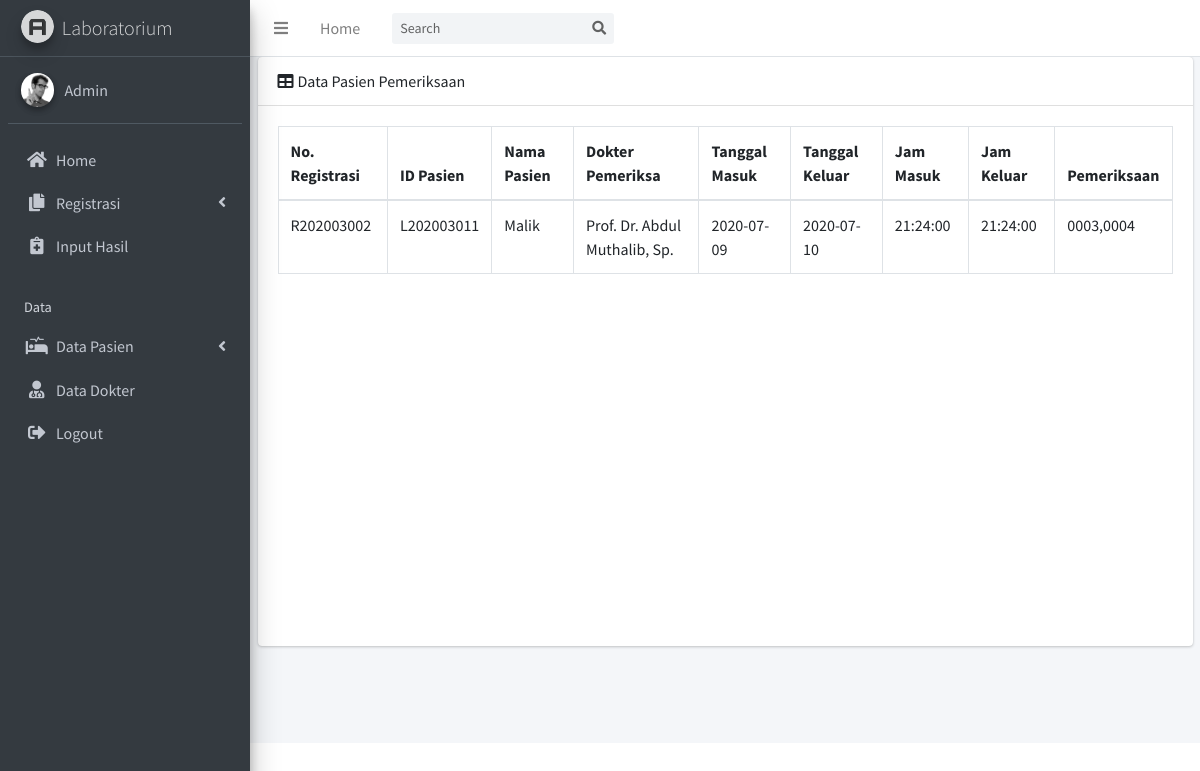
The page /pasien_ranap.php (signed in) on the database its author committed.
### tables this page shows
CREATE TABLE `rawat_inap` (
  `no_registrasi` varchar(10) NOT NULL,
  `nama_dokter` varchar(50) NOT NULL,
  `dokter_umum` varchar(50) NOT NULL,
  `tgl_masuk` date NOT NULL,
  `jam_masuk` time NOT NULL,
  `tgl_keluar` date NOT NULL,
  `jam_keluar` time NOT NULL,
  `pembayaran` varchar(15) NOT NULL,
  `id_pasien` varchar(10) NOT NULL,
  `kode_pemeriksaan` varchar(25) NOT NULL
);

CREATE TABLE `data_pasien` (
  `id_pasien` varchar(10) NOT NULL,
  `nama_pasien` varchar(25) NOT NULL,
  `tmptlahir_pasien` varchar(15) NOT NULL,
  `ttl_pasien` date NOT NULL,
  `alamat_pasien` varchar(30) NOT NULL,
  `gender_pasien` varchar(15) NOT NULL
);

### pasien_ranap.php (the view, shortened to what this page needs)
<!DOCTYPE html>
<html>
<head>
  <link rel="stylesheet" href="plugins/fontawesome-free/css/all.min.css">
  <link rel="stylesheet" href="https://code.ionicframework.com/ionicons/2.0.1/css/ionicons.min.css">
  <link rel="stylesheet" href="plugins/tempusdominus-bootstrap-4/css/tempusdominus-bootstrap-4.min.css">
  <link rel="stylesheet" href="plugins/icheck-bootstrap/icheck-bootstrap.min.css">
  <link rel="stylesheet" href="plugins/jqvmap/jqvmap.min.css">
  <link rel="stylesheet" href="dist/css/adminlte.min.css">
  <link rel="stylesheet" href="plugins/overlayScrollbars/css/OverlayScrollbars.min.css">
  <link rel="stylesheet" href="plugins/daterangepicker/daterangepicker.css">
  <link rel="stylesheet" href="plugins/summernote/summernote-bs4.css">
  <link href="dist/css/style2.css" rel="stylesheet">
</head>
<body class="hold-transition sidebar-mini layout-fixed">
<div class="wrapper">
  <nav class="main-header navbar navbar-expand navbar-white navbar-light">
    <ul class="navbar-nav">
      <li class="nav-item">
        <a class="nav-link" data-widget="pushmenu" href="#"><i class="fas fa-bars"></i></a>
      </li>
      <li class="nav-item d-none d-sm-inline-block">
        <a href="index3.html" class="nav-link">Home</a>
      </li>
    </ul>
    <form class="form-inline ml-3">
      <div class="input-group input-group-sm">
        <input class="form-control form-control-navbar" type="search" placeholder="Search" aria-label="Search">
        <div class="input-group-append">
          <button class="btn btn-navbar" type="submit">
            <i class="fas fa-search"></i>
          </button>
        </div>
      </div>
    </form>
  </nav>
  <aside class="main-sidebar sidebar-dark-primary elevation-4">
    <a href="index.php" class="brand-link">
      <img src="dist/img/AdminLTELogo.png" alt="AdminLTE Logo" class="brand-image img-circle elevation-3"
           style="opacity: .8">
      <span class="brand-text font-weight-light">Laboratorium</span>
    </a>
    <div class="sidebar">
      <div class="user-panel mt-3 pb-3 mb-3 d-flex">
        <div class="image">
          <img src="dist/img/user2-160x160.jpg" class="img-circle elevation-2" alt="User Image">
        </div>
        <div class="info">
          <a href="#" class="d-block">Admin</a>
        </div>
      </div>
      <nav class="mt-2">
        <ul class="nav nav-pills nav-sidebar flex-column" data-widget="treeview" role="menu" data-accordion="false">
          <li class="nav-item">
            <a href="index.php" class="nav-link">
              <i class="nav-icon fas fa-home"></i>
              <p>
                Home
              </p>
            </a>
          </li>
          <li class="nav-item has-treeview">
            <a href="#" class="nav-link">
              <i class="nav-icon fas fa-copy"></i>
              <p>
                Registrasi
                <i class="fas fa-angle-left right"></i>
              </p>
            </a>
          </li>
         <li class="nav-item has-treeview">
            <a href="input_hasil.php" class="nav-link">
              <i class="nav-icon fas fa-notes-medical"></i>
              <p>
                Input Hasil
              </p>
            </a>
          </li>
          <li class="nav-header">Data</li>
          <li class="nav-item has-treeview">
            <a href="#" class="nav-link">
              <i class="nav-icon fas fa-procedures"></i>
              <p>
                Data Pasien
                <i class="fas fa-angle-left right"></i>
              </p>
            </a>
          </li>
          <li class="nav-item">
            <a href="data_dokter.php" class="nav-link">
              <i class="nav-icon fas fa-user-md"></i>
              <p>
                Data Dokter
              </p>
            </a>
          </li>
           <?php if (!isset($_SESSION['username'])){ ?>
          <li class="nav-item">
            <a href="login.php" class="nav-link">
              <i class="nav-icon fas fa-sign-in-alt"></i>
              <p>
                Login
              </p>
            </a>
          </li>
      <?php } else { ?>
          <li class="nav-item">
            <a href="php/logout.php" class="nav-link">
              <i class="nav-icon fas fa-sign-out-alt"></i>
              <p>
                Logout
              </p>
            </a>
          </li>
      <?php } ?>
        </ul>
      </nav>
    </div>
  </aside>
  <div class="content-wrapper">
  <div class="container">
      <div class="card mb-4">
          <div class="card-header">
            <i class="fas fa-table mr-1"></i>Data Pasien Pemeriksaan</div>
          <div class="card-body">
            <div class="scrollable-idx">
              <div class="table-responsive">
                  <table class="table table-bordered" id="dataTable" width="100%" cellspacing="0">
                      <thead>
                          <tr>
                              <th>No. Registrasi</th>
                              <th>ID Pasien</th>
                              <th>Nama Pasien</th>
                              <th>Dokter Pemeriksa</th>
                              <th>Tanggal Masuk</th>
                              <th>Tanggal Keluar</th>
                              <th>Jam Masuk</th>
                              <th>Jam Keluar</th>
                              <th>Pemeriksaan</th>
                          </tr>
                      </thead>
                      <tbody>
                          <tr>
                          <?php
                              include 'php/koneksi.php';
                                  $query = mysqli_query($conn, "SELECT rawat_inap.*, data_pasien.nama_pasien
                            FROM rawat_inap, data_pasien
                            WHERE rawat_inap.id_pasien = data_pasien.id_pasien
                            ORDER BY id_pasien ASC");
                            ?>
                                  <?php
                                  if(mysqli_num_rows($query)) {?>
                                    <?php while ($row=mysqli_fetch_array($query)) {?>
                                    <tr>
                                      <td><?php echo $row ["no_registrasi"] ?></td>
                                      <td><?php echo $row ["id_pasien"] ?></td>
                                      <td><?php echo $row ["nama_pasien"] ?></td>
                                      <td><?php echo $row ["nama_dokter"] ?></td>
                                      <td><?php echo $row ["tgl_masuk"] ?></td>
                                      <td><?php echo $row ["tgl_keluar"] ?></td>
                                      <td><?php echo $row ["jam_masuk"] ?></td>
                                      <td><?php echo $row ["jam_keluar"] ?></td>
                                      <td><?php echo $row ["kode_pemeriksaan"] ?></td>
                                    </tr>
                                    <?php }?>
                                  <?php }?>
                          </tr>
                      </tbody>
                  </table>
              </div>
          </div>
      </div>
  </div>
</div>
</div>
</div>
</body>
</html>

### rows shown on the page
rawat_inap: no_registrasi "R202003002", id_pasien "L202003011", id_pasien.nama_pasien "Malik", nama_dokter "Prof. Dr. Abdul Muthalib, Sp.", tgl_masuk "2020-07-09", tgl_keluar "2020-07-10", jam_masuk "21:24:00", jam_keluar "21:24:00", kode_pemeriksaan "0003,0004"
